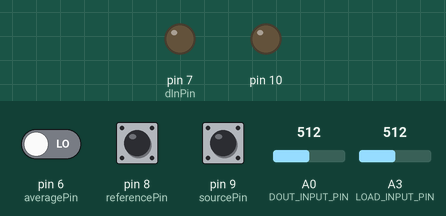
Bench run of a sketch on a simulated Arduino Uno, built with avr-gcc and run on an emulated ATmega328P. Parts: output pins drawn as LEDs (lit = HIGH). Inputs (shaded band) come from the test bench; at power-on: pin 9 (sourcePin) HIGH, pin 6 (averagePin) LOW, pin 8 (referencePin) HIGH, A0 (DOUT_INPUT_PIN) = 512, A3 (LOAD_INPUT_PIN) = 512. Storage starts empty; what the sketch prints to the serial monitor is not drawn.

Above: at 1.2 s.
1.3 s: pin 9 (sourcePin) pulled LOW for 0.15 s
At 1.37 s:
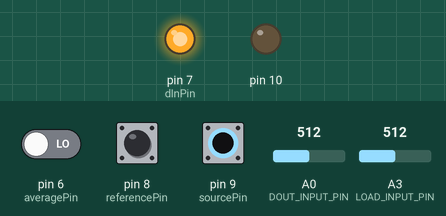
12.7 s: pin 9 (sourcePin) pulled LOW for 1 s
At 14.5 s:
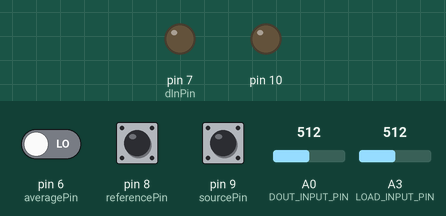
Timing chart, 0 to 16.0 s (numbered marks = the images above; inputs shaded):
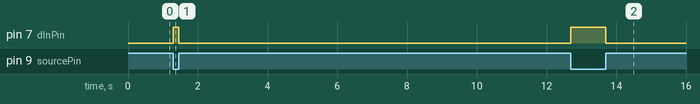

Measured:
- after the input at 1.3 s, pin 7 (dInPin): LOW → HIGH at once, → LOW 0.15 s later
- after the input at 12.7 s, pin 7 (dInPin): LOW → HIGH at once, → LOW 1.0 s later

The sketch:

PowercastReceiverSide.ino
```cpp
#include <XBee.h>
#include <PowercastComm.h>

PowercastComm powercastComm = PowercastComm();

// include the library code:
//#include <LiquidCrystal.h>

#include <SD.h>
const int chipSelect = 4;

char filenameArray[13];
#define LOG_FILENAME_PREFIX "MEASURE"

#define DELAY_PING 1000UL
#define DELAY_LCD 1000UL
#define DELAY_TIME_SYNCH 2000UL
#define DELAY_MEASUTEMENT 1000UL

// initialize the library with the numbers of the interface pins
//LiquidCrystal lcd(12, 11, 5, 4, 3, 2);

int sourcePin = 9;
int sourcePinValue = 0;

int averagePin = 6;
int averagePinValue = 0;

int referencePin = 8;
int referencePinValue = 0;

//Pin that sets dIn pin of Powercast
int dInPin = 7;

// Input pin for Dout output of Powercast
#define DOUT_INPUT_PIN A0
// Input pin for Vout output of the powercast
#define LOAD_INPUT_PIN A3

// Currently used output pin
int inputPin = DOUT_INPUT_PIN;

//Measured values
int internalReferenceValMv = 1100;
int defaultReferenceValMv = 5000;

voltageMeasurementStruct voltageMeasurementData;

void setup()
{
	// initialize serial communication with computer:
	Serial.begin(9600);
	powercastComm.setSerial(Serial);
	powercastComm.setReferencePointers(&internalReferenceValMv, &defaultReferenceValMv);

	initializeReadings();

	pinMode(sourcePin, INPUT);
	pinMode(averagePin, INPUT);
	pinMode(referencePin, INPUT);
	pinMode(dInPin, OUTPUT);

	digitalWrite(sourcePin, HIGH);
	digitalWrite(referencePin, HIGH);

	setupMeasurementSource(digitalRead(sourcePin));
	setupReferenceSource(digitalRead(referencePin));

	//setupLcd();


	pinMode(10, OUTPUT);
	if (!SD.begin(chipSelect)) {
		Serial.println("Card failed, or not present");
		// don't do anything more:
		return;
	}

	createNewFile();

}
/*
void setupLcd() {
// set up the LCD's number of columns and rows:
lcd.begin(16, 2);
// Print a message to the LCD.
lcd.print("V[mV]:");
lcd.setCursor(0, 1);
lcd.print("smpl:");
}*/

void setupMeasurementSource(int sourcePinValue) {
	if (sourcePinValue == 0) {
		digitalWrite(dInPin, HIGH);
		inputPin = DOUT_INPUT_PIN;
	}
	else {
		digitalWrite(dInPin, LOW);
		inputPin = LOAD_INPUT_PIN;
	}

}

void setupReferenceSource(int referencePinValue) {
	if (referencePinValue == 0) {
		analogReference(INTERNAL);
		voltageMeasurementData.referenceValMv = internalReferenceValMv;
	}
	else {
		analogReference(DEFAULT);
		voltageMeasurementData.referenceValMv = defaultReferenceValMv;
	}

}

int i = 0;
unsigned long timerPing = 0;
unsigned long timerLcd = 0;
unsigned long timerTimeSynch = 0;
unsigned long timerMeasutement = 0;
void loop() {

	readInputSettingsPins();

	if (millis() - timerPing >= DELAY_PING) {
		Serial.println("ping");
		powercastComm.sendPing();
		timerPing = millis();
	}

	if (millis() - timerTimeSynch >= DELAY_TIME_SYNCH) {
		Serial.println("timeSynch");
		powercastComm.broadcastTimeSynch();
		timerTimeSynch = millis();
	}

	if (millis() - timerMeasutement >= DELAY_MEASUTEMENT) {
		Serial.println("measurement");
		saveValue(voltageMeasurementData.calculatedVoltageMv);
		timerMeasutement = millis();
	}

	voltageMeasurementData.usedSampleValue = readValue();

	// Convert the analog reading (which goes from 0 - 1023) to a voltage (0 - 5V):
	//float voltage = usedValue * (referenceValMv / 1023.0);
	voltageMeasurementData.calculatedVoltageMv = voltageMeasurementData.usedSampleValue * (voltageMeasurementData.referenceValMv / 1023.0);

	boolean isPacketReceived = powercastComm.tryReceivePacket();
	if (isPacketReceived) {
		powercastComm.processPacket(&voltageMeasurementData);
	}

	/*
	if (millis() - timerLcd >= DELAY_LCD) {
	displayOnLcd(voltageMeasurementData.calculatedVoltageMv, voltageMeasurementData.usedSampleValue);
	timerLcd = millis();
	}*/

	delay(1);        // delay in between reads for stability
}

void createNewFile() {

	for (int i = 1; i < 10; i++) {
		String filename = "";
		filename += LOG_FILENAME_PREFIX;
		filename += i;
		filename += ".txt";
		filename.toCharArray(filenameArray, 13);
		if (!SD.exists(filenameArray)) {
			break;
		}
	}

	Serial.print("New filename: ");
	Serial.println(filenameArray);
}

void saveValue(int value) {
	// make a string for assembling the data to log:
	String dataString = "";
	dataString += millis();
	dataString += ",";
	dataString += String(value);
	//dataString += ",";
	//dataString += String(voltageMeasurementData.referenceValMv);

	// open the file. note that only one file can be open at a time,
	// so you have to close this one before opening another.
	File dataFile = SD.open(filenameArray, FILE_WRITE);

	// if the file is available, write to it:
	if (dataFile) {
		dataFile.println(dataString);
		dataFile.close();
		// print to the serial port too:
		Serial.println(dataString);
	}
	// if the file isn't open, pop up an error:
	else {
		Serial.println("error opening file");
	}
}

/*
void displayOnLcd(int voltage, int usedValue) {
// (note: line 1 is the second row, since counting begins with 0):
lcd.setCursor(7, 0);
// print the number of seconds since reset:
//lcd.print(voltage);
lcd.print("     ");
lcd.setCursor(7, 0);
lcd.print(voltage);

lcd.setCursor(7, 1);
lcd.print("     ");
lcd.setCursor(7, 1);
lcd.print(usedValue);

}*/
void readInputSettingsPins() {
	int tempSourcePinValue = digitalRead(sourcePin);
	if (sourcePinValue != tempSourcePinValue) {
		Serial.println("Source pin changed");
		sourcePinValue = tempSourcePinValue;
		setupMeasurementSource(sourcePinValue);
	}

	averagePinValue = digitalRead(averagePin);

	int tempReferencePinValue = digitalRead(referencePin);
	if (referencePinValue != tempReferencePinValue) {
		Serial.println("Reference changed");
		referencePinValue = tempReferencePinValue;
		setupReferenceSource(referencePinValue);
	}
}

int readValue() {
	// read from the sensor:
	int sensorValue = analogRead(inputPin);
	int usedValue = sensorValue;

	/*
	int usedValue = -1;
	if (averagePinValue == 0) {
	usedValue = smoothValue(sensorValue);
	}
	else {
	usedValue = sensorValue;
	}*/

	return usedValue;
}

// Define the number of samples to keep track of.  The higher the number,
// the more the readings will be smoothed, but the slower the output will
// respond to the input.  Using a constant rather than a normal variable lets
// use this value to determine the size of the readings array.
const int numReadings = 32;

int readings[numReadings];      // the readings from the analog input
int index = 0;                  // the index of the current reading
int total = 0;                  // the running total
int average = 0;                // the average

int smoothValue(int sensorValue) {
	// subtract the last reading:
	total = total - readings[index];
	// read from the sensor:
	readings[index] = sensorValue;
	// add the reading to the total:
	total = total + readings[index];
	// advance to the next position in the array:
	index = index + 1;

	// if we're at the end of the array...
	if (index >= numReadings)
		// ...wrap around to the beginning:
		index = 0;

	// calculate the average:
	average = total / numReadings;

	return average;
}

void initializeReadings() {
	// initialize all the readings to 0:
	for (int thisReading = 0; thisReading < numReadings; thisReading++)
		readings[thisReading] = 0;
}
```
